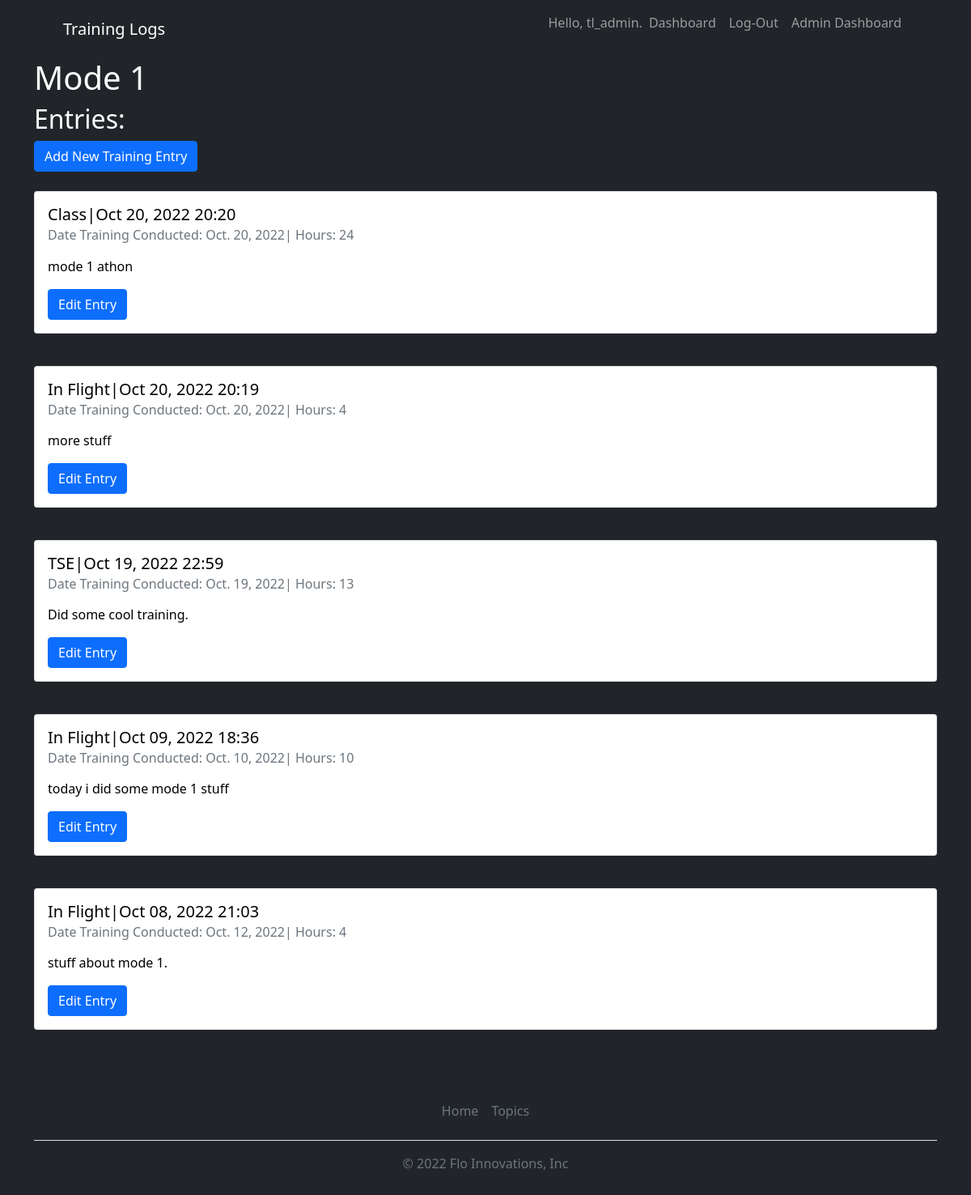
/topics/1 (signed in), run on the app's committed database.
### training_logs/models.py (models this page shows, shortened)
class Topic(models.Model):
    text = models.CharField(max_length=200)
    data_added = models.DateTimeField(auto_now_add = True)
    owner = models.ForeignKey(User, on_delete=models.CASCADE)
    def __str__(self):
        return self.text

class Entry(models.Model):
    topic = models.ForeignKey(Topic, on_delete=models.CASCADE)
    method_of_training = models.CharField(max_length=200)
    hours = models.IntegerField()
    date_training_conducted = models.DateField()
    text = models.TextField()
    date_added = models.DateTimeField(auto_now_add=True)
    class Meta:
        verbose_name_plural = 'entries'

### training_logs/views.py (the view)
# urls.py: path('topics/<int:topic_id>', views.topic, name='topic'),
@login_required
def topic(request, topic_id):
    topic = Topic.objects.get(id=topic_id)
    if topic.owner != request.user:
        raise Http404
    entries = topic.entry_set.order_by('-date_added')
    context = {'topic':topic, 'entries':entries}
    return render(request, 'training_logs/topic.html', context)

### training_logs/templates/training_logs/topic.html (shortened to what this page needs)
{% extends "training_logs/base.html" %}
{% block page_header %}<h1>{{ topic }}</h1>{% endblock page_header %}
{% block content %}
<h2>Entries:</h2>
<a class="btn btn-primary" href="{% url 'training_logs:new_entry' topic.id %}" role="button">Add New Training Entry</a>
{% for entry in entries %}
    <div class="card text-black mb-3">
        <div class="card-body">
        <h5 class="card-title">{{ entry.method_of_training }}|{{ entry.date_added|date:'M d, Y H:i ' }}</h5>
        <h6 class="card-subtitle mb-2 text-muted">Date Training Conducted: {{ entry.date_training_conducted}}| Hours: {{ entry.hours }} </h6>
        <p class="card-text">{{ entry.text| linebreaks }}</p>
        <a class="btn btn-primary" href="{% url 'training_logs:edit_entry' entry.id %}" role="button">Edit Entry</a>
        </div>
    </div>
{% endfor %}
{% endblock content %}

### training_logs/templates/training_logs/base.html (shortened to what this page needs)
{% load static %}
<!DOCTYPE html>
<html lang="en">
    <head>
        <link href="https://cdn.jsdelivr.net/npm/bootstrap-icons@1.5.0/font/bootstrap-icons.css" rel="stylesheet" />
        <link href="{% static 'css/styles.css' %}" rel="stylesheet" />
    </head>
    <body class="d-flex flex-column h-100 bg-dark text-white">
        <main class="flex-shrink-0">
            <nav class="navbar navbar-expand-lg navbar-dark bg-dark">
                <div class="container px-5">
                    <a class="navbar-brand" href="{% url 'training_logs:index' %}">Training Logs</a>
                    <div class="collapse navbar-collapse" id="navbarSupportedContent">
                        <ul class="navbar-nav ms-auto mb-2 mb-lg-0">
                            {% if user.is_authenticated %}
                                <li class="nav-item">
                                    <p class="navbar-text">Hello, {{ user.username }}.</p>
                                </li>
                                <li class="nav-item">
                                    <a class="nav-link" href="{% url 'users:dashboard' %}">Dashboard</a>
                                </li>
                                <li class="nav-item">
                                    <a class="nav-link" href="{% url 'users:logout' %}">Log-Out</a>
                                </li>
                            {% if user.is_superuser %}
                                <li class="nav-item">
                                    <a class="nav-link" href="{% url 'users:admin_dashboard' %}">Admin Dashboard</a>
                                </li>
                            {% endif %}
                            {% endif %}
                        </ul>
                    </div>
                </div>
            </nav>
  <body>
    <main role="main" class="container">
            {% block page_header %}{% endblock page_header %}
        <div>
            {% block content %}
            {% endblock content %}
        </div>
    </main>
  </body>
  <div class="container">
    <footer class="py-3 my-4">
      <ul class="nav justify-content-center border-bottom pb-3 mb-3">
        <li class="nav-item"><a href="{% url 'training_logs:index' %}" class="nav-link px-2 text-muted">Home</a></li>
        <li class="nav-item"><a href="{% url 'training_logs:topics' %}" class="nav-link px-2 text-muted">Topics</a></li>
      </ul>
      <p class="text-center text-muted">&copy; 2022 Flo Innovations, Inc</p>
    </footer>
  </div>
</html>

### data on the page
Topic: text "Mode 1"
Entry: method_of_training "Class", date_added "Oct 20, 2022 20:20", date_training_conducted "Oct. 20, 2022", hours "24", text "mode 1 athon"
Entry: method_of_training "In Flight", date_added "Oct 20, 2022 20:19", date_training_conducted "Oct. 20, 2022", hours "4", text "more stuff"
Entry: method_of_training "TSE", date_added "Oct 19, 2022 22:59", date_training_conducted "Oct. 19, 2022", hours "13", text "Did some cool training."
Entry: method_of_training "In Flight", date_added "Oct 09, 2022 18:36", date_training_conducted "Oct. 10, 2022", hours "10", text "today i did some mode 1 stuff"
Entry: method_of_training "In Flight", date_added "Oct 08, 2022 21:03", date_training_conducted "Oct. 12, 2022", hours "4", text "stuff about mode 1."

### other printed values
{{ user.username }} "tl_admin"
